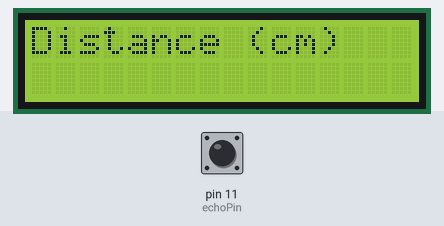
Recording of a sketch running on a simulated Arduino Uno, built with avr-gcc and run on an emulated ATmega328P. Parts: 16×2 character LCD. Inputs (shaded band) come from the test bench; at power-on: pin 11 (echoPin) LOW. What the sketch prints to the serial monitor is not drawn.

Above: at 0.1 s.
At 2.6 s:
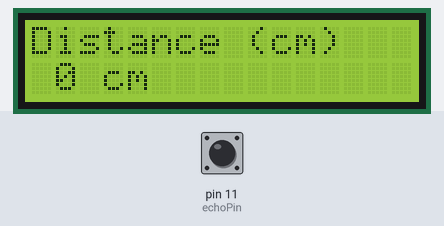
2.7 s: pin 11 (echoPin) pulsed HIGH 2 times (0.12 s each, 0.3 s apart)
At 5.3 s:
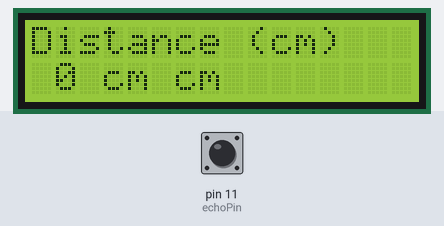
Timing chart, 0 to 6.8 s (numbered marks = the images above; inputs shaded):
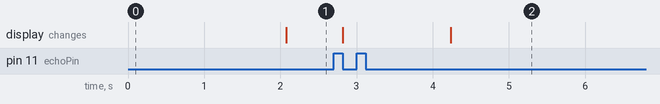

The sketch:

servo_sensor_lcd.ino
```cpp
// The commented code can be uncommented to use servo motor
// uncommented code is the ultrasonic sensor and LCD display

//#include <Servo.h>
#include <LiquidCrystal.h>

const int rs = 12, en = 6, d4 = 5, d5 = 4, d6 = 3, d7 = 2;
LiquidCrystal lcd(rs, en, d4, d5, d6, d7);
int time = 0;

//Servo myservo; // Instantiate the servo object
//int inputPin = 9;

const int trigPin = 10;
const int echoPin = 11;

long duration;
int distance;

void setup()
{
  lcd.begin(16,2);
  lcd.print("Distance (cm)\t");
  pinMode(trigPin, OUTPUT);
  pinMode(echoPin, INPUT);
  Serial.begin(9600); //baud rate for serial monitor debugging
  //myservo.attach(inputPin);
  //myservo.write(0); // Initialize at 0 degrees
  delay(1000);
}

void loop()
{
  // ultrasonic sensor code
  digitalWrite(trigPin, LOW);
  delay(2); // 2 ms delay

  digitalWrite(trigPin, HIGH);
  delay(10); // 10 ms delay
  digitalWrite(trigPin, LOW);

  duration = pulseIn(echoPin, HIGH);

  distance = duration*.034/2; // 343 m/s converted into cm / microS

  Serial.print("Distance (cm):");
  Serial.println(distance);
  printToScreen(distance);

  // If the sensor is more than 20 cm away from an object, keep moving forward
  /* Servo operation code
  if (distance >= 20)
  {
    runServoForward();
  }

  // If the sensor is under 20 cm away from the object, reverse
  if (distance < 20)
  {
    runServoBackwards();
  }
  */
}

/* Servo functions
void runServoForward()
{
  myservo.write(15);
  delay(10);
  myservo.write(30);
  delay(10);
  myservo.write(45);
  delay(10);
  myservo.write(60);
  delay(10);
  myservo.write(75);
  delay(10);
  myservo.write(90);
  delay(10);
}

void runServoBackwards()
{
  myservo.write(90);
  delay(10);
  myservo.write(75);
  delay(10);
  myservo.write(60);
  delay(10);
  myservo.write(45);
  delay(10);
  myservo.write(30);
  delay(10);
  myservo.write(15);
  delay(10);
}
*/

// Ultrasonic Sensor Data to LCD screen function
void printToScreen(int distance)
{
  lcd.setCursor(1,1);
  lcd.print(distance);
  lcd.print(" cm\t");
  delay(100);
}
```

Measured:
- after the input at 2.7 s, the display: first changes after 0.12 s (image 2 shows a later state)
